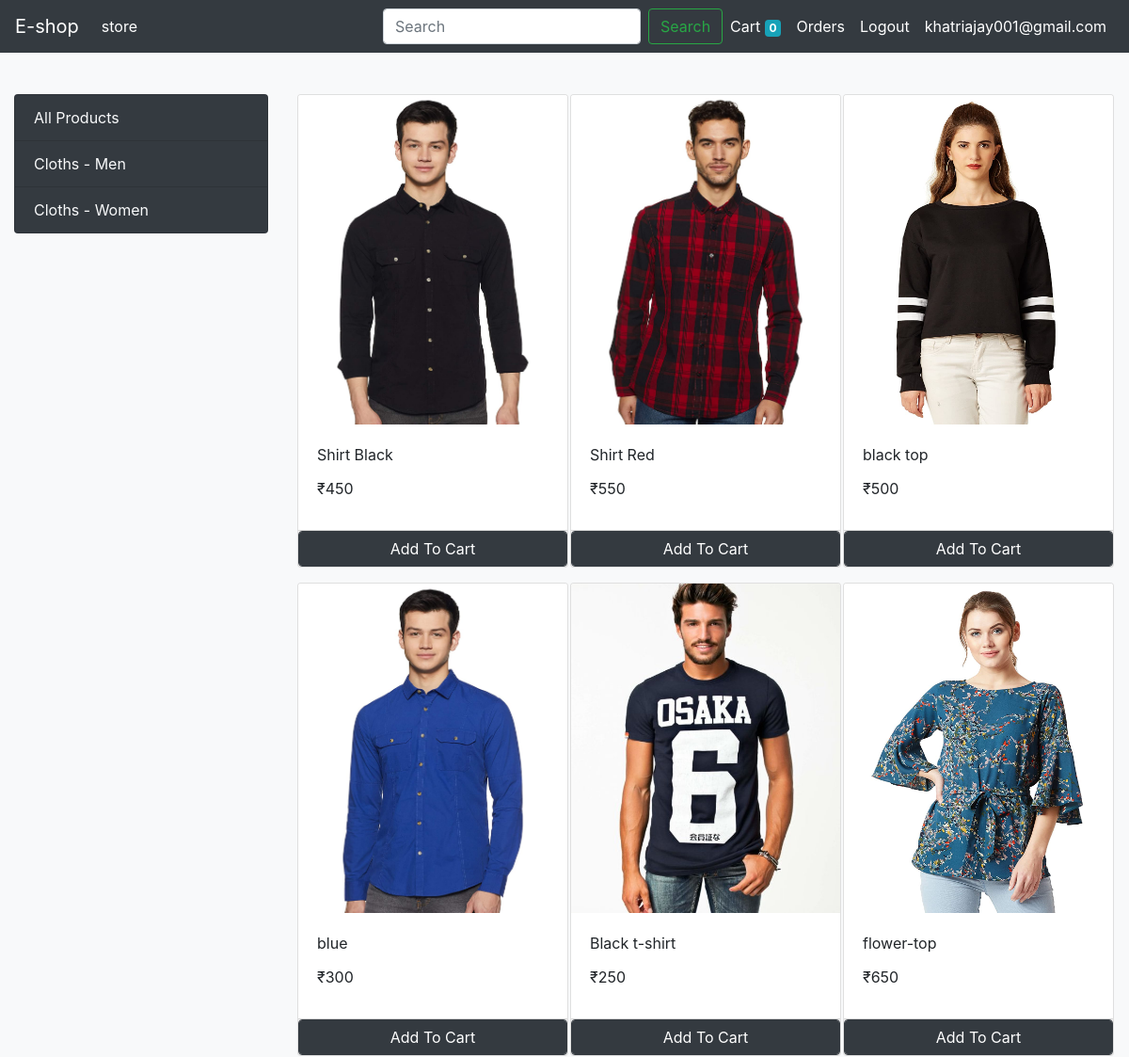
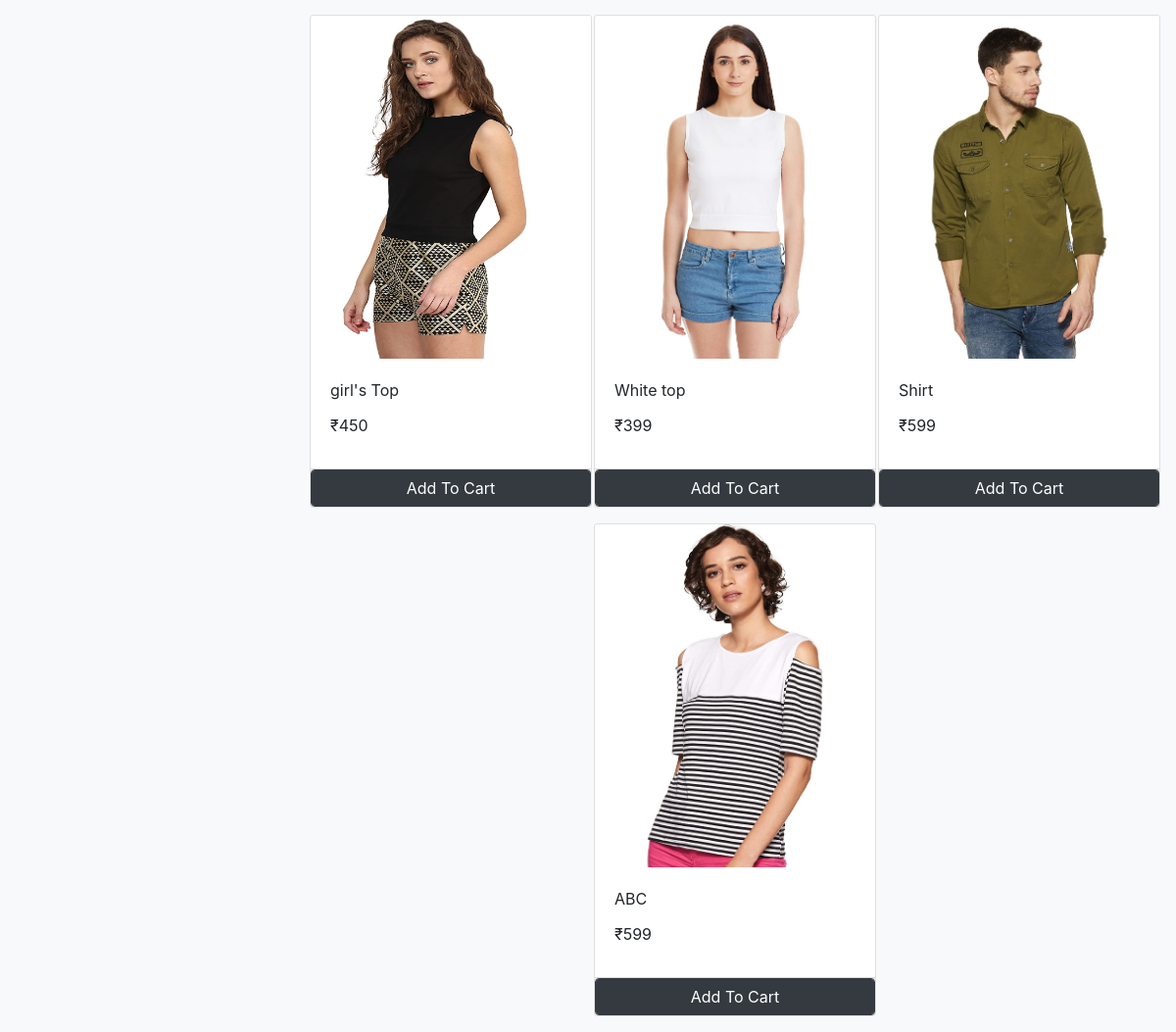
The app's page / (signed in) with its own data (2 pictures, top to bottom).
### store/models.py (models this page shows, shortened)
class Category(models.Model):
    name = models.CharField(max_length=20)
    @staticmethod
    def get_all_categories():
        return Category.objects.all()

class Product(models.Model):
    name = models.CharField(max_length=20)
    price = models.IntegerField(default=0)
    category = models.ForeignKey(Category, on_delete=models.CASCADE, default=1)
    description = models.CharField(max_length=50, default='', null=True, blank=True)
    image = models.ImageField(upload_to='uploads/products/')
    @staticmethod
    def get_all_products():
        return Product.objects.all()

### store/views.py (the view, shortened to what this page needs)
# urls.py: path('', views.index, name='home'),
def index(request):
    if request.method == 'GET':
        quary = request.GET.get('search')
        cart = request.session.get('cart')
        if not cart:
            request.session['cart'] = {}
        products = None
        categories = Category.get_all_categories()
        categoryID = request.GET.get('category')
        if categoryID:
            products = Product.get_all_products_by_categoryid(categoryID)
        else:
            products = Product.get_all_products()
        if quary:
            products = Product.get_products_by_quary(quary)
        data = {}
        data['products'] = products
        data['categories'] = categories
        return render(request, 'index.html', data)

### store/templatetags/cart.py (called while the page is built)
@register.filter(name='is_in_cart')
def is_in_cart(product, cart):
    keys = cart.keys()
    for id in keys:
        if int(id) == product.id:
            return True
    return False

@register.filter(name='currency')
def currency(number):
    return "₹" + str(number)

### store/templates/index.html (shortened to what this page needs)
{% extends 'base.html' %} {% block content %} {% load cart %}
<div class="container-fluid" style="margin-top: 100px">
    <div class="row">
        <div class="col-lg-3 mx-auto">
            <div class="list-group">
                <a
                        href="/"
                        class="list-group-item list-group-item-action bg-dark text-light"
                >All Products</a
                >
                {% for category in categories %}
                <a
                        href="/?category={{category.id}}"
                        class="list-group-item list-group-item-action bg-dark text-light"
                >{{category.name}}</a
                >
                {% endfor %}
            </div>
        </div>
        <div id="products" class="col-lg-9 mx-auto">
            <div class="row mx-auto">
                {% for product in products %}
                <div class="card mx-auto mb-3" id="{{product.id}}" style="width: 18rem">
                    <img
                            class="card-img-top"
                            src="{{product.image.url}}"
                            alt="Card image cap"
                            height="350px"
                            width="200px"
                    />
                    <div class="card-body">
                        <p class="card-title">{{product.name}}</p>
                        <p class="card-title">{{product.price|currency}}</p>
                    </div>
                    <div class="card-footer p-0 no-gutters">
                        {% if product|is_in_cart:request.session.cart %}
                        <div class="row no-gutters">
                            <form action="/#{{product.id}}" class="col-2" method="post">
                                {% csrf_token %}
                                <input
                                        hidden
                                        type="text"
                                        name="product"
                                        value="{{product.id}}"
                                />
                                <input hidden type="text" name="remove" value="True"/>
                                <input
                                        type="submit"
                                        value=" - "
                                        class="btn btn-block btn-light border-right"
                                />
                            </form>
                            <div class="text-center col">
                                {{product|cart_quantity:request.session.cart}} in Cart
                            </div>
                            <form action="/#{{product.id}}" class="col-2" method="post">
                                {% csrf_token %}
                                <input
                                        hidden
                                        type="text"
                                        name="product"
                                        value="{{product.id}}"
                                />
                                <input
                                        type="submit"
                                        value=" + "
                                        class="btn btn-block btn-light border-left"
                                />
                            </form>
                        </div>
                        {% else %}
                        <form action="/#{{product.id}}" method="POST" class="btn-block">
                            <input
                                    type="submit"
                                    class="float-right btn btn-dark form-control"
                                    value="Add To Cart"
                            />
                        </form>
                        {% endif %}
                    </div>
                </div>
                {% endfor %}
            </div>
        </div>
    </div>
</div>
{% endblock %}

### records on screen
Category: name "Cloths - Men"
Category: name "Cloths - Women"
Product: {{ product.id }} 1 (drawn), image (picture), name "Shirt Black", price "₹450"
Product: image (picture), name "Shirt Red", price "₹550"
Product: image (picture), name "black top", price "₹500"
Product: image (picture), name "blue", price "₹300"
Product: image (picture), name "Black t-shirt", price "₹250"
Product: image (picture), name "flower-top", price "₹650"
Product: image (picture), name "girl's Top", price "₹450"
Product: image (picture), name "White top", price "₹399"
Product: image (picture), name "Shirt", price "₹599"
Product: image (picture), name "ABC", price "₹599"

### other values on screen
{{ request.session.cart.keys|length }} "0"
{{ request.session.email }} "khatriajay001@gmail.com"
